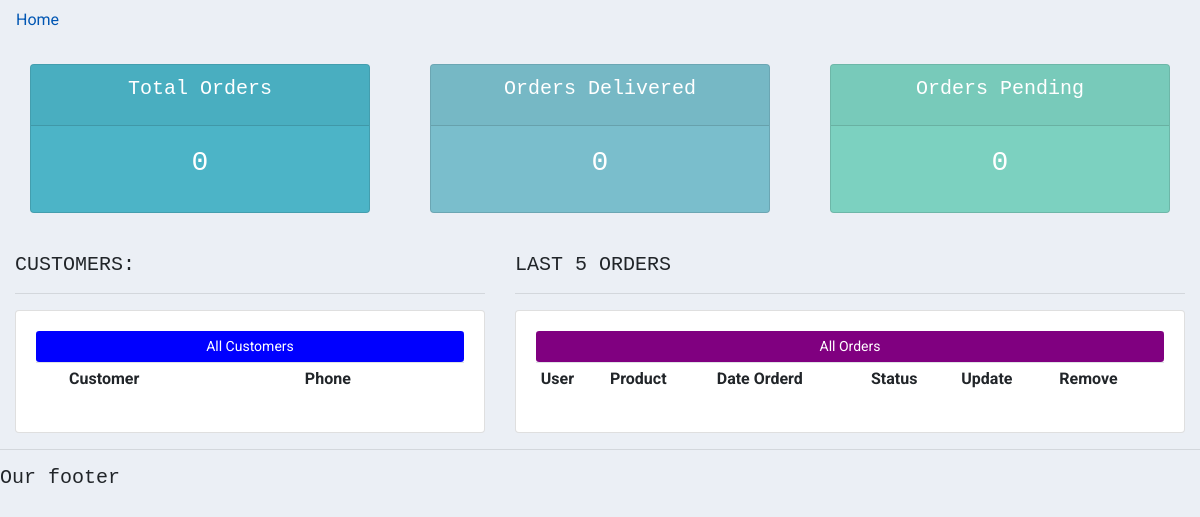
The page /market/ on the database as committed earlier.
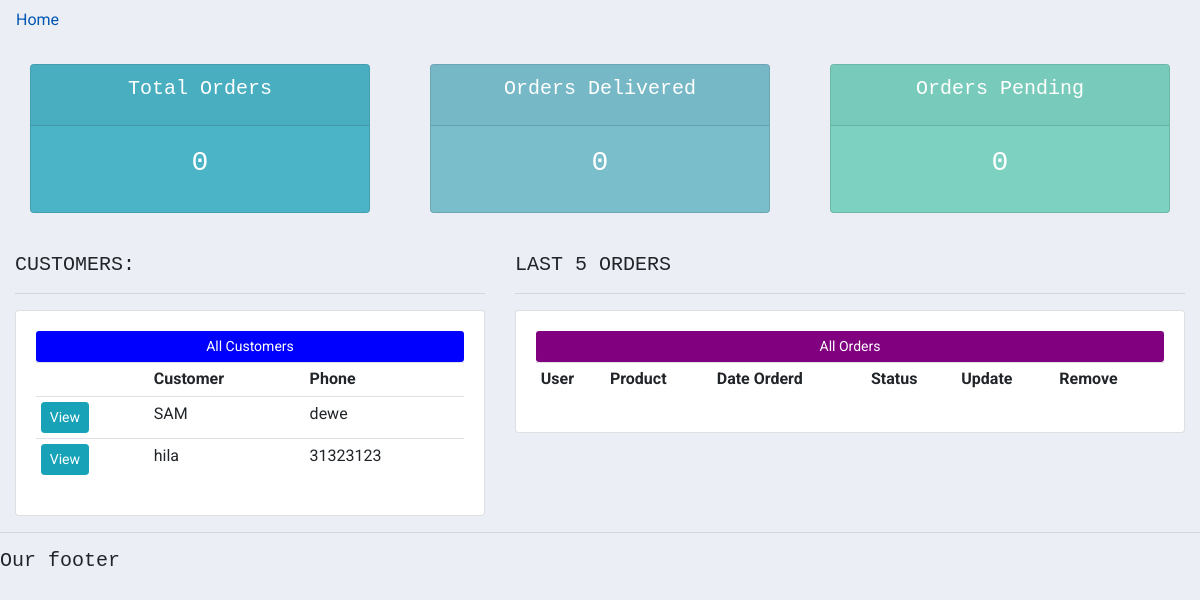
The same page on the database as committed later.
### market/models.py (models this page shows, shortened)
class Customer(models.Model):
	user = models.OneToOneField(settings.AUTH_USER_MODEL, null=True, blank=True, on_delete=models.CASCADE, related_name='customer')
	name = models.CharField(max_length=200, null=True)
	phone = models.CharField(max_length=200, null=True)
	email = models.EmailField(max_length=200, null=True)
	date_created = models.DateTimeField(auto_now_add=True, null=True)
	profile_pic = models.ImageField(default='profile.png' ,null=True, blank=True)

### market/views.py (the view)
# urls.py: path('', views.home, name='home'),
def home(request):
    customers = Customer.objects.all()
    orders = Order.objects.all().order_by('-customer')
    total_orders = orders.count()
    delivered = Order.objects.filter(status='delivered').count()
    pending = Order.objects.filter(status='pending').count()
    context = {'customers': customers,
            'orders': orders,
            'total_orders': total_orders,
            'delivered': delivered,
            'pending': pending
    }
    return render(request, 'market/home.html', context)

### market/templates/market/home.html (shortened to what this page needs)
{%  extends 'market/layout_main.html' %}
{% block content %}
{%  include 'market/status.html' %}
<br>
<div class="row">
	<div class="col-md-5">
		<h5>CUSTOMERS:</h5>
		<hr>
		<div class="card card-body">
			<button class="btn btn-sm btn-block" style="color: white;background-color: blue; pointer-events: none;">All Customers</button>
			<table class="table table-sm">
				<tr>
					<th></th>
					<th>Customer</th>
					<th>Phone</th>
				</tr>
				{% for customer in customers %}
					<tr>
						<td><a class="btn btn-sm btn-info" href="{% url 'market:customer' customer.id %}">View</a></td>
						<td>{{customer.name}}</td>
						<td>{{customer.phone}}</td>
					</tr>
				{% endfor %}
			</table>
		</div>
	</div>
	<div class="col-md-7">
		<h5>LAST 5 ORDERS</h5>
		<hr>
		<div class="card card-body">
			<button class="btn btn-sm btn-block"  style="color: white;background-color: purple; pointer-events: none;">All Orders</button>
			<table class="table table-sm">
				<tr>
					<th>User</th>
					<th>Product</th>
					<th>Date Orderd</th>
					<th>Status</th>
					<th>Update</th>
					<th>Remove</th>
				</tr>
			</table>
		</div>
	</div>
</div>
{% endblock %}

### market/templates/market/layout_main.html (shortened to what this page needs)
{% load static %}
<!DOCTYPE html>
<html>
<head>
	<link rel="stylesheet" href="https://stackpath.bootstrapcdn.com/bootstrap/4.3.1/css/bootstrap.min.css">
	<link rel="stylesheet" type="text/css" href="{% static 'market/css/styles.css' %}">
</head>
<body>
  {% include 'market/navbar.html' %}
	<div class="container-fluid">
	{% block content %}{% endblock %}
    </div>
	<hr>
	<h5>Our footer</h5>
</body>
</html>

### market/templates/market/navbar.html (shortened to what this page needs)
<a class="nav-link" href="{% url 'market:home' %}">Home <span class="sr-only">(current)</span></a>

### market/templates/market/status.html
<br>
<div class="row">
	<div class="col">
		<div class="col-md">
			<div class="card text-center text-white  mb-3" id="total-orders">
			  	<div class="card-header">
			  		<h5 class="card-title">Total Orders</h5>
			  	</div>
			  	<div class="card-body">
			    	<h3 class="card-title">{{total_orders}}</h3>
			  	</div>
			</div>
		</div>
	</div>
	<div class="col">
		<div class="col-md">
			<div class="card text-center text-white  mb-3" id="orders-delivered">
			  	<div class="card-header">
			  		<h5 class="card-title">Orders Delivered</h5>
			  	</div>
			  	<div class="card-body">
			    	<h3 class="card-title">{{delivered}}</h3>
			  	</div>
			</div>
		</div>
	</div>
	<div class="col">
		<div class="col-md">
			<div class="card text-center text-white  mb-3" id="orders-pending">
			  	<div class="card-header">
			  		<h5 class="card-title">Orders Pending</h5>
			  	</div>
			  	<div class="card-body">
			    	<h3 class="card-title">{{pending}}</h3>
			  	</div>
			</div>
		</div>
	</div>
</div>

### static/market/css/styles.css (style rules this page uses)
#total-orders { background-color: #4cb4c7; }
#orders-delivered { background-color: #7abecc; }
#orders-pending { background-color: #7CD1C0; }

### market/templates/market/layout_main.html (style rules this page uses)
body { background-color: #ebeff5; font-family: 'Roboto', sans-serif; }
h1, h2, h3, h4, h5 { font-family: monaco,Consolas,Lucida Console,monospace; }
#total-orders { background-color: #4cb4c7; }
#orders-delivered { background-color: #7abecc; }
#orders-pending { background-color: #7CD1C0; }

Rows that differ between the two databases and show on the page:
added Customer: name "SAM", phone "dewe"
added Customer: name "hila", phone "31323123"
